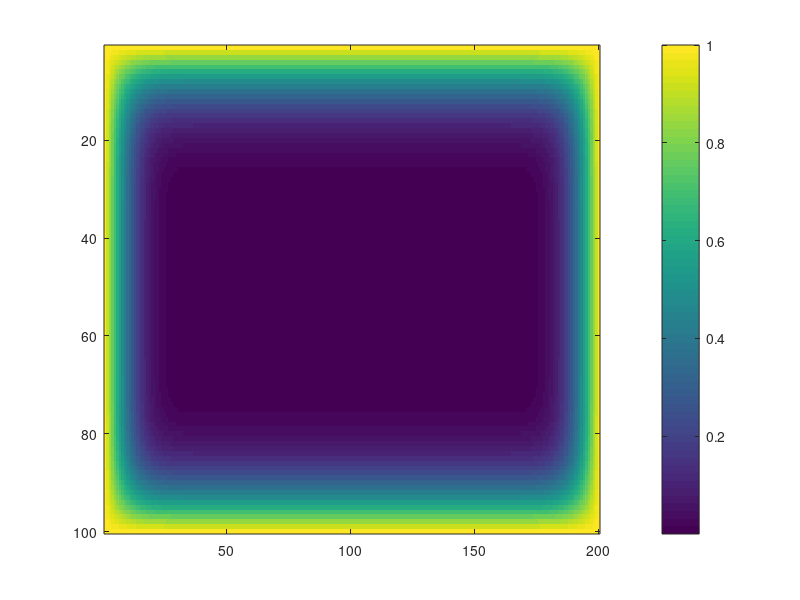

MATLAB code to generate this figure:
clear all; clf;
L=100;H=200;
u=zeros(L,H);
iteration=0;
u(1,:)=1;
u(L,:)=1;
u(:,1)=1;
u(:,H)=1;
while (iteration<200)
    iteration=iteration+1;
    if(mod(iteration,10)==0)
        imagesc(u);
        colorbar;
        drawnow;
    end
    Lu=del2(u);
    u(2:L-1,2:H-1)= u(2:L-1,2:H-1) + Lu(2:L-1,2:H-1);
end